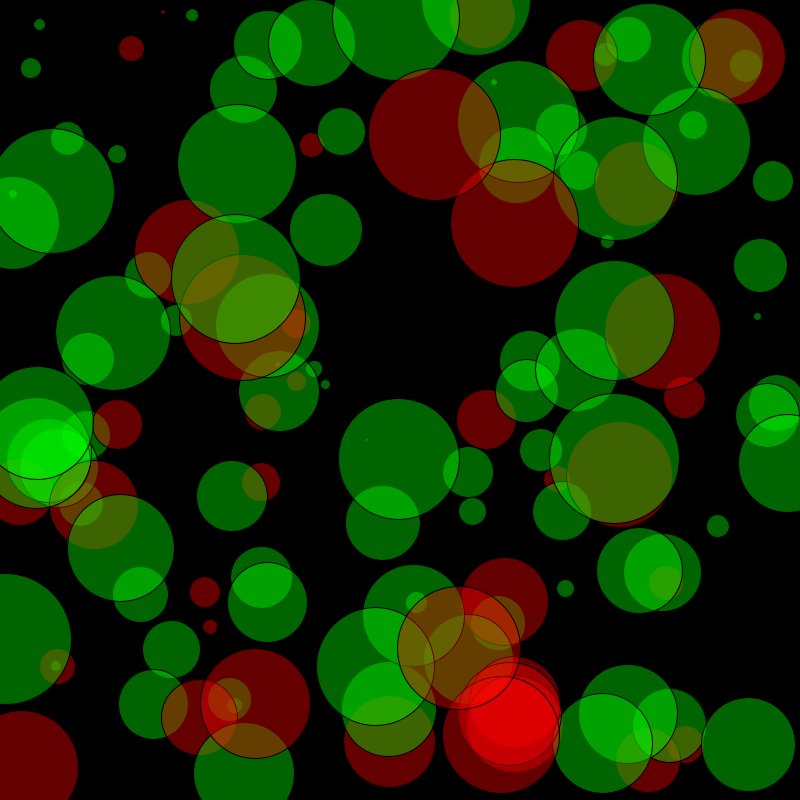
Frame 1 (no input)
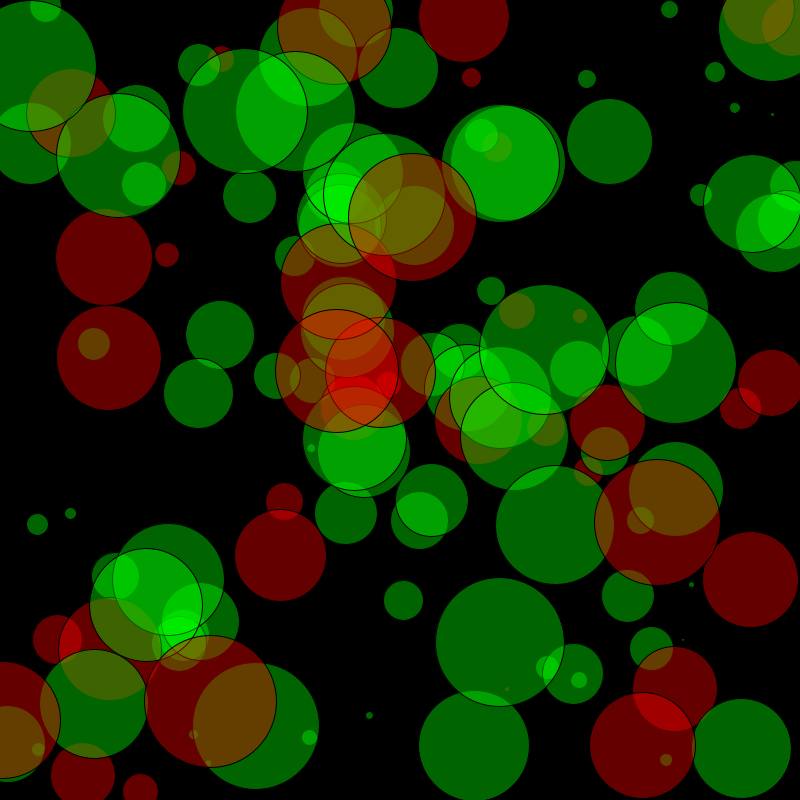
Frame 2 (the mouse pressed at the canvas centre, redrawn once)

The Processing sketch that drew these frames (run headless with seeded random() and noise(); the mouse was pressed at the canvas centre and the sketch redrawn once):

// Processing sketch: tut02_06
// ── tut02_06.pde
import java.util.ArrayList;

ArrayList<Integer> data;
int grades[] = {35, 48, 26, 71, 58, 27, 53, 46, 54, 74, 49, 80, 50, 47, 43, 35, 61, 53, 59, 49, 14, 41, 83, 54, 53, 37, 32, 32, 48, 43, 37, 34, 41, 41, 46, 8, 1, 16, 3, 7, 46, 46, 35, 57, 49, 41, 55, 57, 40, 48, 29, 55, 61, 42, 45, 47, 44, 40, 79, 41, 32, 44, 48, 41, 52, 37, 37, 36, 57, 57, 85, 44, 0, 61, 49, 42, 39, 70, 41, 46, 41, 50, 47, 42, 40, 37, 42, 45, 31, 32, 45, 31, 32, 54, 40, 51, 38, 7, 55, 45, 40, 60, 40, 2, 44, 25, 37, 40, 40, 41, 21, 53, 56, 46, 33, 40, 28, 35, 48, 41, 56, 43, 55, 33, 55, 49, 39, 54, 14, 66, 42, 52, 38};

void setup()
{
  size(800, 800);

  // create ArrayList 
  data = new ArrayList<Integer>();

  // iterate through grades array and add values to data arraylist
  for(int grade : grades){
    data.add(grade);
  }
  
  noLoop();
}

void draw()
{
  background(0, 0, 0);

  for (int i=0; i<data.size(); i++)
  {
    if (data.get(i)<40)
      fill(255, 0, 0, 100);
    else
      fill(0, 255, 0, 100);

    // draw circle using current index value in arraylist 
    ellipse(random(width), random(height), i, i);
  }
}
